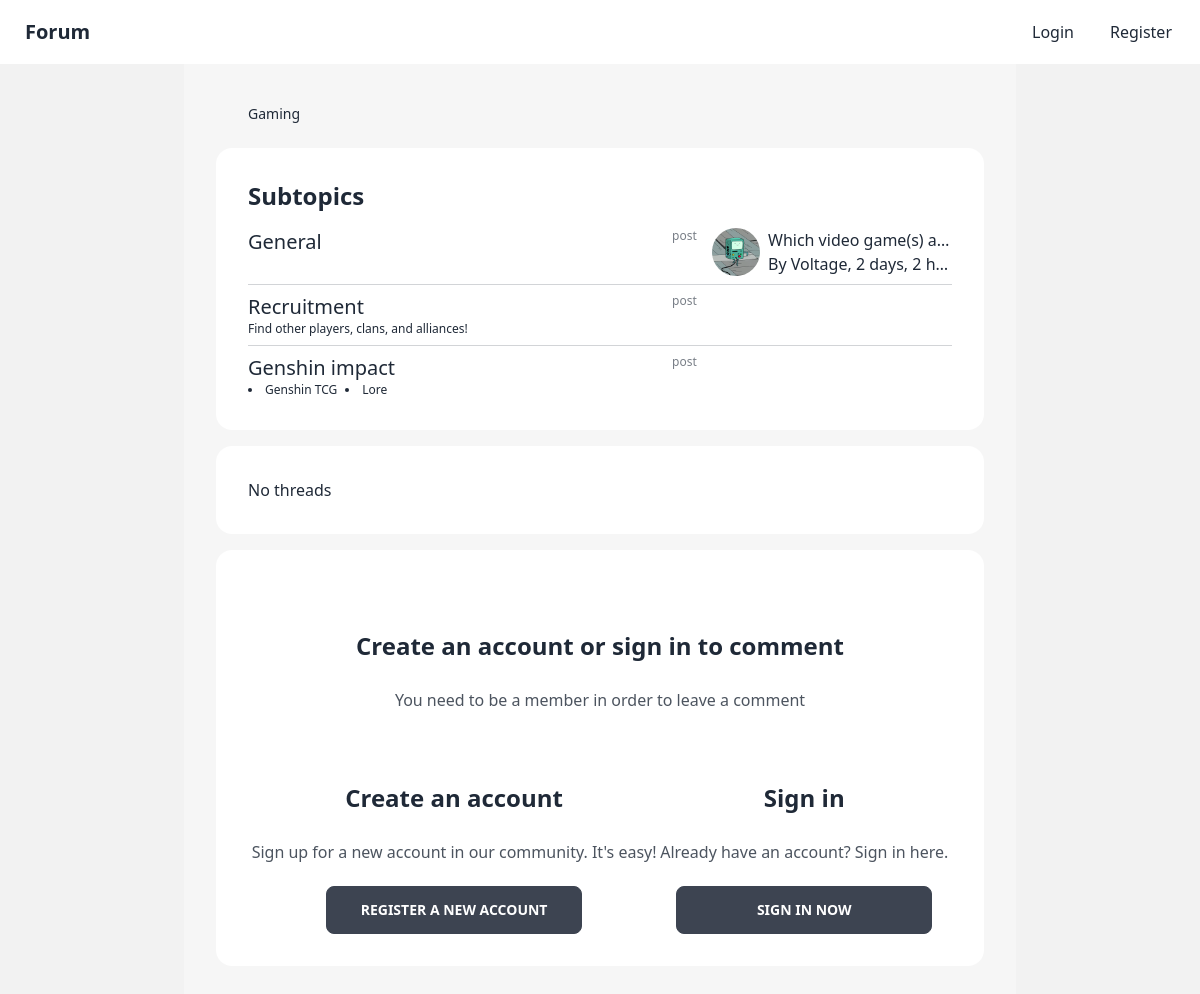
Page /topic/gaming/ on the committed database.
### app/models.py (models this page shows, shortened)
class SubTopic(models.Model):
    slug = models.SlugField()
    name = models.CharField(max_length=150)
    description = models.CharField(max_length=150, blank=True)
    created_at = models.DateTimeField(auto_now=True)
    topic = models.ForeignKey(
        "self", on_delete=models.DO_NOTHING, null=True, blank=True
    )
    def new(self):
        return self.created_at > now() - timedelta(days=7)
    class Meta:
        unique_together = ["slug", "topic"]
    def path(self) -> list[SubTopic]:
        path = self.topic.path() if self.topic is not None else []
        return path + [self]
    def get_absolute_url(self):
        if self.topic == None:
            return reverse("topic", kwargs={"topic": self.slug})
        return reverse("topic", kwargs={"topic": self.slug, "topic_pk": self.topic.pk})

class Thread(models.Model):
    subtopic = models.ForeignKey(SubTopic, on_delete=models.DO_NOTHING)
    title = models.CharField(max_length=150)
    slug = models.SlugField()
    author = models.ForeignKey(User, on_delete=models.DO_NOTHING)
    created_at = models.DateTimeField(auto_now=True)
    class Meta:
        unique_together = ["slug", "subtopic"]
    def get_absolute_url(self):
        return reverse(
            "thread", kwargs={"thread": self.slug, "topic_pk": self.subtopic.pk}
        )

class Post(models.Model):
    author = models.ForeignKey(User, on_delete=models.DO_NOTHING)
    thread = models.ForeignKey(Thread, on_delete=models.DO_NOTHING)
    content = models.CharField(max_length=1500)
    created_at = models.DateTimeField(auto_now=True)
    class Meta:
        get_latest_by = "created_at"
    def get_absolute_url(self):
        posts: models.Manager[Post] = self.thread.post_set
        index = posts.filter(pk__lt=self.pk).count()
        page = index // 10 + 1
        return f"{self.thread.get_absolute_url()}?page={page}#post-{self.pk}"

### app/views.py (the view, shortened to what this page needs)
# urls.py: path("topic/<slug:topic>/", TopicView.as_view(), name="topic"),
class TopicView(CreateView):
    template_name = "topic.html"
    form_class = CreateThreadForm
    def get_initial(self) -> typing.Dict[str, typing.Any]:
        return {
            "slug": self.request.GET.get("slug"),
        }
    def get_context_data(self, **kwargs: typing.Any) -> typing.Dict[str, typing.Any]:
        context = super().get_context_data(**kwargs)
        topic = SubTopic.objects.get(
            slug=self.kwargs["topic"], topic__pk=self.kwargs.get("topic_pk", None)
        )
        threads: Manager[Thread] = topic.thread_set
        context["topic"] = topic
        paginator = Paginator(
            threads.all(),
            10,
        )
        page = self.request.GET.get("page", 1)
        context["paginator"] = paginator
        context["object_list"] = paginator.page(page)
        context["page"] = page
        return context

### app/templates/topic.html (shortened to what this page needs)
{% extends 'base.html' %}
{% block main %} {% include 'navbar.html' %}
{% load static %} {% static 'avatar.gif' as avatar %}
{% load humanize %}
<main class="bg-base-200">
  <div class="container mx-auto md:px-24">
    <div class="bg-base-100/30 grid p-8 gap-4">
      <div class="text-sm breadcrumbs ml-8">
        <ul>
          {% for topic in topic.path %}
          <li>
            <a
              href="{{ topic.get_absolute_url }}"
              >{{topic.name}}</a
            >
          </li>
          {% endfor %}
        </ul>
      </div>
      {% if topic.subtopic_set.count %}
      <div class="card bg-base-100">
        <div class="card-body">
          <div class="card-title !text-2xl">Subtopics</div>
          <ul class="divide-y gap-2 grid divide-base-content/20">
            {% for subtopic in topic.subtopic_set.all %}
            <li>{% include 'subtopic.html' %}</li>
            {% endfor%}
          </ul>
        </div>
      </div>
      {% endif %}
      <div class="card bg-base-100">
        <div class="card-body">
          {% if object_list|length > 0 %}
            {% for thread in object_list %}
              {% with post=thread.post_set.latest %} {% if post %}
                {% load static %} {% static "avatar.gif" as avatar %}
              {%endif %} {%endwith%}
            {% endfor%}
          {% else %} No threads {% endif %}
        </div>
      </div>
      <div class="card bg-base-100">
        <div class="card-body">
          {% if user.is_authenticated %}
          <form class="" action="#new" id="new" method="POST">
            {% csrf_token %} {{form.as_div}}
            <div class="form-control mt-6">
              <button class="btn btn-primary" type="submit">
                Create Thread
              </button>
            </div>
          </form>
          {% else %}
          <div class="text-center grid prose max-w-none">
            <div class="">
              <h2>Create an account or sign in to comment</h2>
              <p>You need to be a member in order to leave a comment</p>
            </div>
            <div class="flex justify-evenly">
              <div class="">
                <h2>Create an account</h2>
                <p>Sign up for a new account in our community. It's easy!</p>
                <a href="{%url 'signup' %}" class="btn btn-wide"
                  >Register a new account</a
                >
              </div>
              <div class="">
                <h2>Sign in</h2>
                <p>Already have an account? Sign in here.</p>
                <a href="{%url 'login' %}" class="btn btn-wide">Sign in Now</a>
              </div>
            </div>
          </div>
          {% endif %}
        </div>
      </div>
    </div>
  </div>
</main>
{% endblock %}

### app/templates/subtopic.html (shortened to what this page needs)
{% load humanize %}
<div class="grid grid-cols-[1fr_4rem_minmax(3rem,15rem)] pt-2 items-start">
  <div>
    <div class="flex gap-2 items-center text-xl">
      <a href="{{ subtopic.get_absolute_url }}" class="link link-hover"
        >{{subtopic.name}}</a
      >
    </div>
    <div class="text-xs">
      {% if subtopic.subtopic_set.count > 0 %}
      <ul class="flex list-disc list-inside flex-wrap gap-2">
        {% for subtopic in subtopic.subtopic_set.all %}
        <li class=""><a class="link link-hover" href="{{ subtopic.get_absolute_url }}">{{subtopic.name}}</a></li>
        {% endfor %}
      </ul>
      {% else %} {{subtopic.description}} {% endif %}
    </div>
  </div>
  <div class="stat py-0">
    <div class="stat-desc">post{{subtopic.post_count|pluralize}}</div>
  </div>
  {% with thread=subtopic.thread_set.first %}
  {% with post=thread.post_set.latest %} {% if post %}
  <div class="flex gap-2">
    <div class="avatar">
      {% load static %} {% static "avatar.gif" as avatar %}
      <div class="w-12 rounded-full">
        <img src="{{post.author.profile.avatar|default:avatar}}" />
      </div>
    </div>
    <div class="truncate">
      <div class="truncate">
        <a
          class="link link-hover"
          href="{{post.get_absolute_url}}"
          >{{thread.title}}</a
        >
      </div>
      <span>By {{ post.author.username }},</span>
      <time datetime="{{created_at|date:'c'}}"
        >{{post.created_at|naturaltime}}</time
      >
    </div>
  </div>
  {% endif %} {% endwith %} {% endwith %}
</div>

### rows in the picture
SubTopic: name "Gaming"
SubTopic: name "General", thread_set.first "Which video game(s) a…"
Post: author.username "Voltage", created_at "2 days, 2 h…"
SubTopic: name "Recruitment", description "Find other players, clans, and alliances!"
SubTopic: name "Genshin impact"
SubTopic: name "Genshin TCG"
SubTopic: name "Lore"
